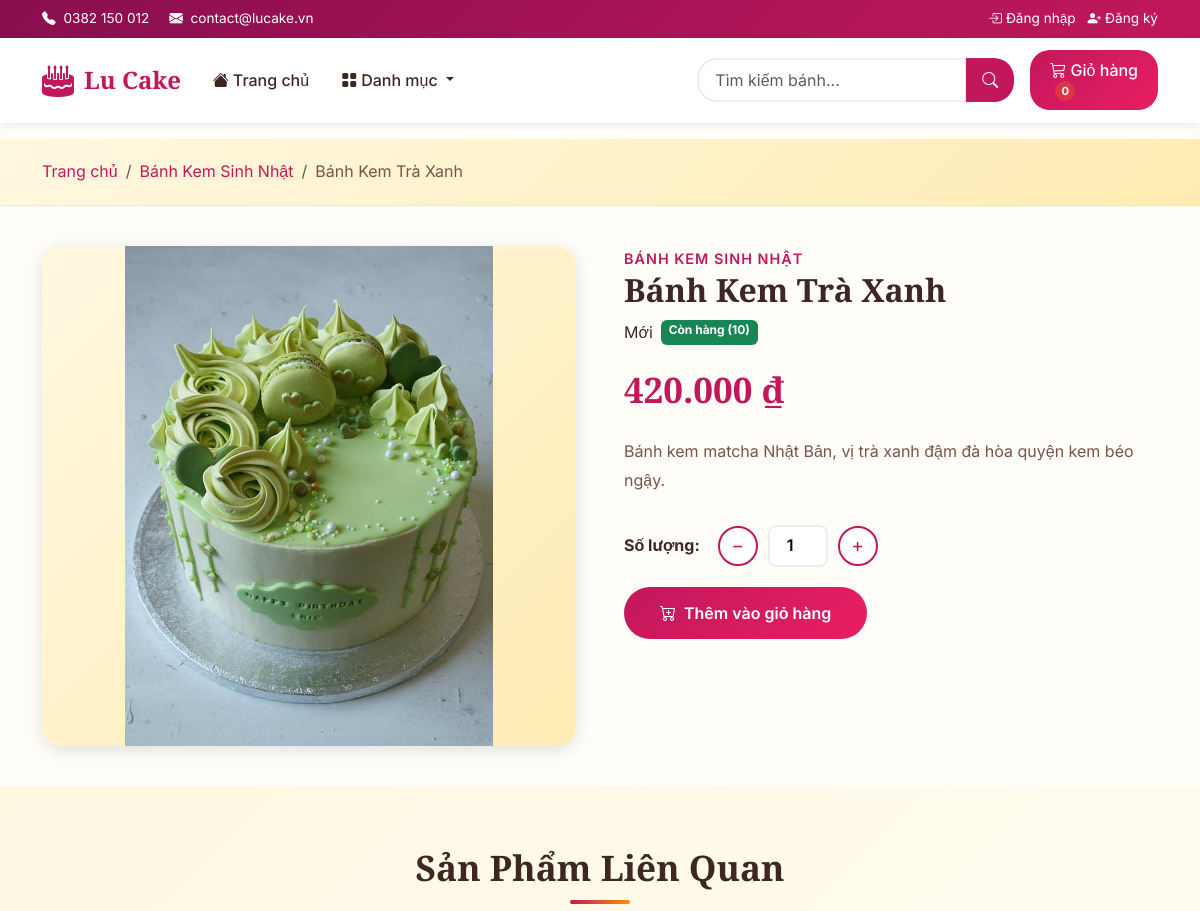
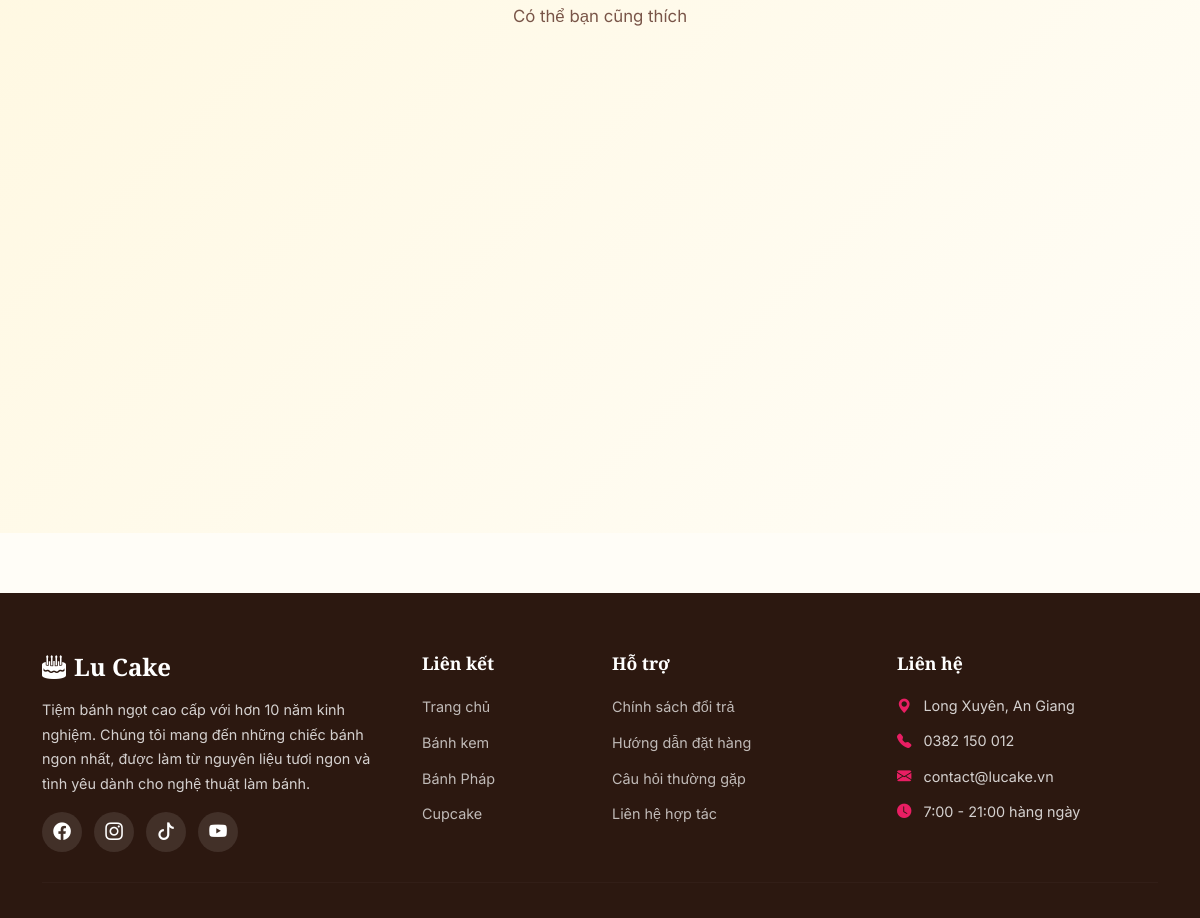
Page /san-pham.php?id=3 on the committed database (2 pictures, top to bottom).
### tables this page shows
CREATE TABLE san_pham (
    id INT AUTO_INCREMENT PRIMARY KEY,
    danh_muc_id INT NOT NULL,
    ten_san_pham VARCHAR(255) NOT NULL,
    mo_ta TEXT,
    gia DECIMAL(12,0) NOT NULL,
    hinh_anh VARCHAR(255),
    noi_bat TINYINT(1) DEFAULT 0,
    moi TINYINT(1) DEFAULT 0,
    ton_kho INT DEFAULT 0,
    ngay_tao TIMESTAMP DEFAULT CURRENT_TIMESTAMP,
    FOREIGN KEY (danh_muc_id) REFERENCES danh_muc(id) ON DELETE CASCADE
);

CREATE TABLE danh_muc (
    id INT AUTO_INCREMENT PRIMARY KEY,
    ten_danh_muc VARCHAR(255) NOT NULL,
    mo_ta TEXT,
    hinh_anh VARCHAR(255),
    ngay_tao TIMESTAMP DEFAULT CURRENT_TIMESTAMP
);

### includes/functions.php (called while the page is built, shortened)
<?php
function formatGia($gia) {
    return number_format($gia, 0, ',', '.') . ' ₫';
}

### san-pham.php (the view, shortened to what this page needs)
<?php
require_once 'config/database.php';
require_once 'includes/functions.php';
$sanPhamId = isset($_GET['id']) ? (int)$_GET['id'] : 0;
$sql = "SELECT sp.*, dm.ten_danh_muc FROM san_pham sp
        JOIN danh_muc dm ON sp.danh_muc_id = dm.id
        WHERE sp.id = ?";
$stmt = $conn->prepare($sql);
$stmt->bind_param("i", $sanPhamId);
$stmt->execute();
$sanPham = $stmt->get_result()->fetch_assoc();
$sqlLienQuan = "SELECT sp.*, dm.ten_danh_muc FROM san_pham sp
                JOIN danh_muc dm ON sp.danh_muc_id = dm.id
                WHERE sp.danh_muc_id = ? AND sp.id != ?
                ORDER BY RAND() LIMIT 4";
$stmtLQ = $conn->prepare($sqlLienQuan);
$stmtLQ->bind_param("ii", $sanPham['danh_muc_id'], $sanPhamId);
$stmtLQ->execute();
$dsLienQuan = $stmtLQ->get_result();
require_once 'includes/header.php';
?>
<section class="breadcrumb-section">
    <div class="container">
        <nav aria-label="breadcrumb">
            <ol class="breadcrumb">
                <li class="breadcrumb-item"><a href="index.php">Trang chủ</a></li>
                <li class="breadcrumb-item"><a href="danh-muc.php?id=<?php echo $sanPham['danh_muc_id']; ?>"><?php echo $sanPham['ten_danh_muc']; ?></a></li>
                <li class="breadcrumb-item active"><?php echo $sanPham['ten_san_pham']; ?></li>
            </ol>
        </nav>
    </div>
</section>
<section class="product-detail">
    <div class="container">
        <div class="row g-5">
            <div class="col-lg-6">
                <div class="product-image">
                    <?php if ($sanPham['hinh_anh'] && file_exists('assets/images/products/' . $sanPham['hinh_anh'])): ?>
                        <img src="assets/images/products/<?php echo $sanPham['hinh_anh']; ?>" alt="<?php echo $sanPham['ten_san_pham']; ?>">
                    <?php else: ?>
                        <div class="img-placeholder" style="height:400px;"><i class="bi bi-cake2" style="font-size:5rem;"></i></div>
                    <?php endif; ?>
                </div>
            </div>
            <div class="col-lg-6">
                <span class="product-category-label"><?php echo $sanPham['ten_danh_muc']; ?></span>
                <h1 class="product-name"><?php echo $sanPham['ten_san_pham']; ?></h1>
                <div class="d-flex gap-2 mb-3">
                    <?php if ($sanPham['moi']): ?><span class="badge-new" style="display:inline-block;">Mới</span><?php endif; ?>
                    <?php if ($sanPham['ton_kho'] > 0): ?>
                        <span class="badge bg-success">Còn hàng (<?php echo $sanPham['ton_kho']; ?>)</span>
                    <?php else: ?>
                        <span class="badge bg-danger">Hết hàng</span>
                    <?php endif; ?>
                </div>
                <div class="product-price"><?php echo formatGia($sanPham['gia']); ?></div>
                <div class="product-description">
                    <?php echo nl2br($sanPham['mo_ta']); ?>
                </div>
                <?php if ($sanPham['ton_kho'] > 0): ?>
                    <form action="gio-hang.php" method="POST">
                        <div class="quantity-control">
                            <label class="me-2 fw-bold">Số lượng:</label>
                            <button type="button" class="btn-qty" id="btn-giam">−</button>
                            <input type="number" name="so_luong" id="so-luong" value="1" min="1" max="<?php echo $sanPham['ton_kho']; ?>">
                            <button type="button" class="btn-qty" id="btn-tang">+</button>
                        </div>
                        <div class="d-flex gap-3">
                            <button type="submit" class="btn btn-primary-custom">
                                <i class="bi bi-cart-plus me-2"></i>Thêm vào giỏ hàng
                            </button>
                        </div>
                    </form>
                <?php endif; ?>
            </div>
        </div>
    </div>
</section>
<?php if ($dsLienQuan->num_rows > 0): ?>
<section class="page-section" style="background: linear-gradient(135deg, var(--cream), var(--bg-light));">
    <div class="container">
        <div class="section-title">
            <h2>Sản Phẩm Liên Quan</h2>
            <p>Có thể bạn cũng thích</p>
        </div>
        <div class="row g-4">
            <?php while ($sp = $dsLienQuan->fetch_assoc()): ?>
                <div class="col-lg-3 col-md-4 col-sm-6">
                </div>
            <?php endwhile; ?>
        </div>
    </div>
</section>
<?php endif; ?>
<?php require_once 'includes/footer.php'; ?>

### assets/css/bien-co-so.css (style rules this page uses)
:root { --primary: #C2185B; --primary-light: #E91E63; --primary-dark: #880E4F; --secondary: #FF8F00; --secondary-light: #FFB300; --accent: #4E342E; --cream: #FFF8E1; --cream-dark: #FFECB3; --bg-light: #FFFDF7; --bg-dark: #2C1810; --text-dark: #3E2723; --text-muted: #795548; --text-light: #A1887F; --white: #FFFFFF; --shadow-sm: 0 2px 8px rgba(0,0,0,0.08); --shadow-md: 0 4px 16px rgba(0,0,0,0.12); --shadow-lg: 0 8px 32px rgba(0,0,0,0.16); --radius-sm: 8px; --radius-md: 12px; --radius-lg: 20px; --radius-xl: 28px; --transition: all 0.3s cubic-bezier(0.4, 0, 0.2, 1); }
* { margin: 0; padding: 0; box-sizing: border-box; }
body { font-family: 'Inter', sans-serif; background-color: var(--bg-light); color: var(--text-dark); line-height: 1.6; }
h1, h2, h3, h4, h5, h6 { font-family: 'Playfair Display', serif; font-weight: 600; }
a { text-decoration: none; transition: var(--transition); }

### assets/css/bo-cuc.css (style rules this page uses)
.breadcrumb-section { background: linear-gradient(135deg, var(--cream), var(--cream-dark)); padding: 20px 0; border-bottom: 1px solid rgba(0,0,0,0.05); }
.breadcrumb-section .breadcrumb { margin: 0; background: none; }
.breadcrumb-section .breadcrumb-item a { color: var(--primary); }
.breadcrumb-section .breadcrumb-item.active { color: var(--text-muted); }
.page-section { padding: 60px 0; }

### assets/css/banner-trang-chu.css (style rules this page uses)
.section-title { text-align: center; margin-bottom: 50px; }
.section-title h2 { font-size: 2.2rem; color: var(--text-dark); margin-bottom: 10px; position: relative; display: inline-block; }
.section-title h2::after { content: ''; display: block; width: 60px; height: 4px; background: linear-gradient(90deg, var(--primary), var(--secondary)); margin: 12px auto 0; border-radius: 2px; }
.section-title p { color: var(--text-muted); font-size: 1.05rem; max-width: 500px; margin: 0 auto; }

### assets/css/san-pham.css (style rules this page uses)
.product-detail { padding: 40px 0; }
.product-detail .product-image { border-radius: var(--radius-lg); overflow: hidden; background: linear-gradient(135deg, var(--cream), var(--cream-dark)); box-shadow: var(--shadow-md); }
.product-detail .product-image img { width: 100%; height: auto; max-height: 500px; object-fit: contain; }
.product-detail .product-name { font-size: 2rem; margin-bottom: 10px; }
.product-detail .product-category-label { color: var(--primary); font-size: 0.9rem; font-weight: 600; text-transform: uppercase; letter-spacing: 1px; margin-bottom: 10px; }
.product-detail .product-price { font-size: 2.2rem; font-weight: 700; color: var(--primary); font-family: 'Playfair Display', serif; margin-bottom: 20px; }
.product-detail .product-description { color: var(--text-muted); line-height: 1.8; margin-bottom: 30px; font-size: 1rem; }
.product-detail .quantity-control { display: flex; align-items: center; gap: 10px; margin-bottom: 20px; }
.product-detail .quantity-control .btn-qty { width: 40px; height: 40px; border-radius: 50%; border: 2px solid var(--primary); background: var(--white); color: var(--primary); display: flex; align-items: center; justify-content: center; font-size: 1.2rem; cursor: pointer; transition: var(--transition); }
.product-detail .quantity-control input { width: 60px; text-align: center; border: 2px solid #eee; border-radius: var(--radius-sm); padding: 6px; font-weight: 600; }
.btn-primary-custom { background: linear-gradient(135deg, var(--primary), var(--primary-light)); color: var(--white); border: none; padding: 14px 36px; border-radius: var(--radius-xl); font-weight: 600; font-size: 1rem; transition: var(--transition); cursor: pointer; }

### rows in the picture
san_pham: danh_muc.ten_danh_muc "Bánh Kem Sinh Nhật", ten_san_pham "Bánh Kem Trà Xanh", hinh_anh+ten_san_pham (picture), danh_muc.ten_danh_muc "BÁNH KEM SINH NHẬT", ton_kho "10", gia "420.000 ₫", mo_ta "Bánh kem matcha Nhật Bản, vị trà xanh đậm đà hòa quyện kem béo ngậy."

### other values in the picture
demGioHang() "0"
